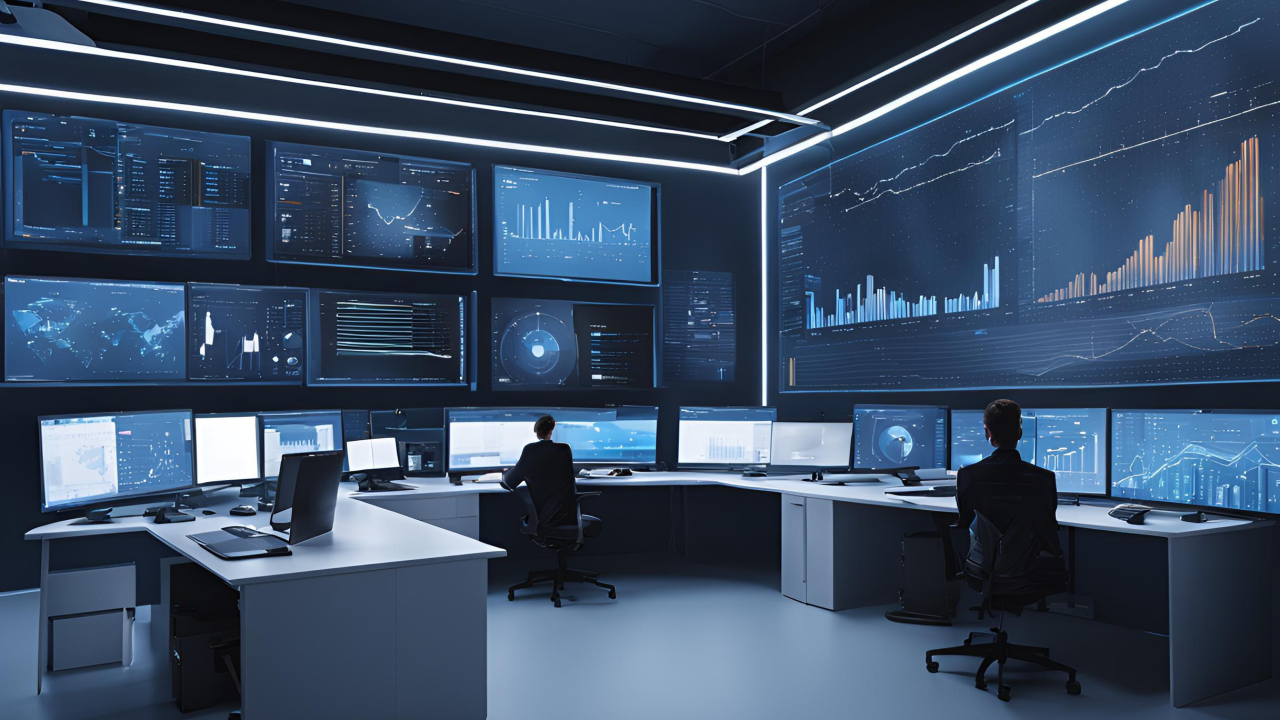
#> input picture PAI LAB TASKS/Task 5/image.png, 2560 x 1440 px (shown at 1/2 size)
$ jupyter execute 'task 5.ipynb'
#> lines starting #> are read from the running program, lines starting #| are printed output that depends on the picture; after the words box and inside, x2 and y2 are one past the last pixel; in counts of white or black regions, pixels touching at a corner belong together
[cell 1]
import cv2
import numpy as np
import matplotlib.pyplot as plt

# Load Image
img = cv2.imread('image.png')
#> img is the input picture: shape (1440, 2560, 3); mean B, G, R 100.2, 76.7, 58.1
img = cv2.cvtColor(img, cv2.COLOR_BGR2RGB)

# Display the image
plt.imshow(img)
plt.title("Original Image")
plt.show()

[cell 2]
resized = cv2.resize(img, (300, 300))

[cell 3]
cropped = img[50:200, 50:200]

[cell 4]
rotated = cv2.rotate(img, cv2.ROTATE_90_CLOCKWISE)

[cell 5]
flipped = cv2.flip(img, 1)

# Display all modifications
fig, axs = plt.subplots(2, 2, figsize=(10, 10))
axs[0, 0].imshow(resized)
axs[0, 0].set_title("Resized Image")
axs[0, 1].imshow(cropped)
axs[0, 1].set_title("Cropped Image")
axs[1, 0].imshow(rotated)
axs[1, 0].set_title("Rotated Image")
axs[1, 1].imshow(flipped)
axs[1, 1].set_title("Flipped Image")
plt.show()

[cell 6]
draw_img = img.copy()
cv2.line(draw_img, (50, 50), (250, 50), (255, 0, 0), 5)
#> draw_img: shape (1440, 2560, 3); mean R, G, B 58.2, 76.7, 100.2
cv2.rectangle(draw_img, (50, 50), (250, 250), (0, 255, 0), 3)
cv2.circle(draw_img, (150, 150), 50, (0, 0, 255), -1)
cv2.putText(draw_img, "OpenCV", (50, 300), cv2.FONT_HERSHEY_SIMPLEX, 1, (255, 255, 255), 2)
#> draw_img: shape (1440, 2560, 3); mean R, G, B 58, 76.8, 100.6

plt.imshow(draw_img)
plt.title("Drawing on Image")
plt.show()

[cell 7]
gray = cv2.cvtColor(img, cv2.COLOR_RGB2GRAY)

[cell 8]
_, binary = cv2.threshold(gray, 127, 255, cv2.THRESH_BINARY)
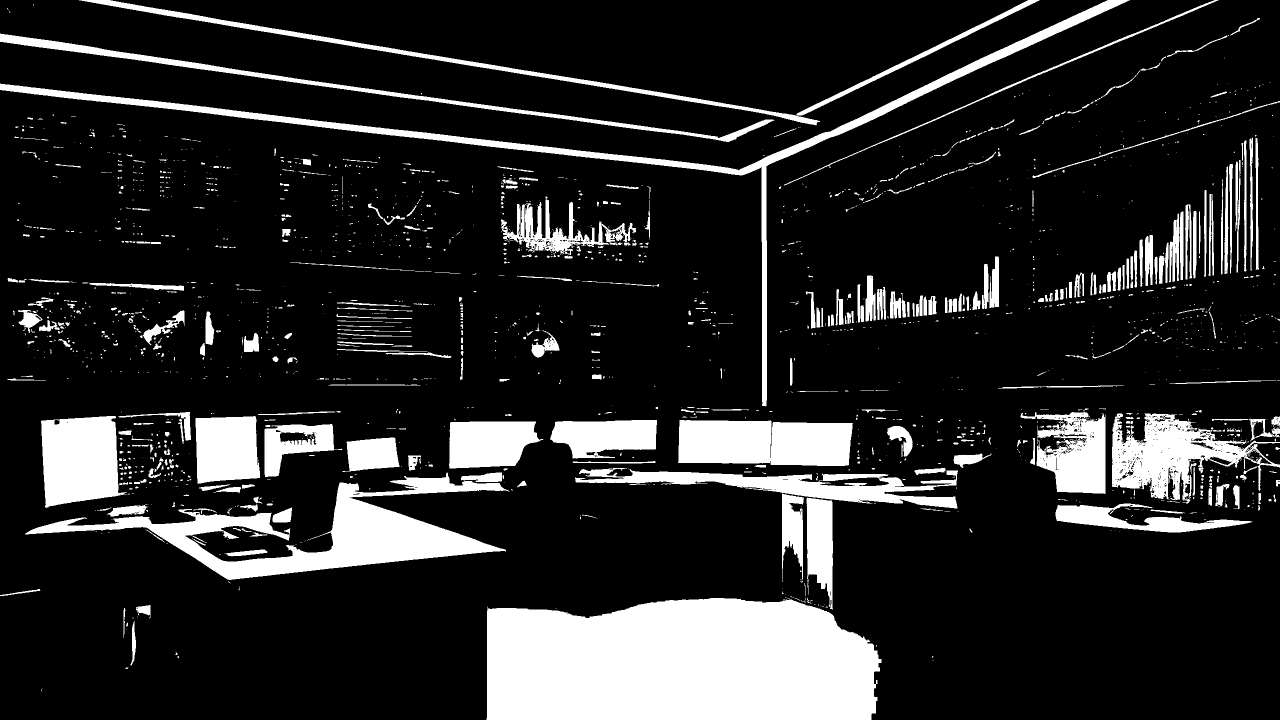
#> binary: shape (1440, 2560) (shown at 1/2 size); 16.1% white; 1953 white regions (1450 under 20 px), largest, box (x1, y1, x2, y2) and area: (973, 1196, 1763, 1440) 172838, (50, 945, 1019, 1160) 56155, (0, 0, 2260, 813) 36975

[cell 9]
edges = cv2.Canny(gray, 100, 200)
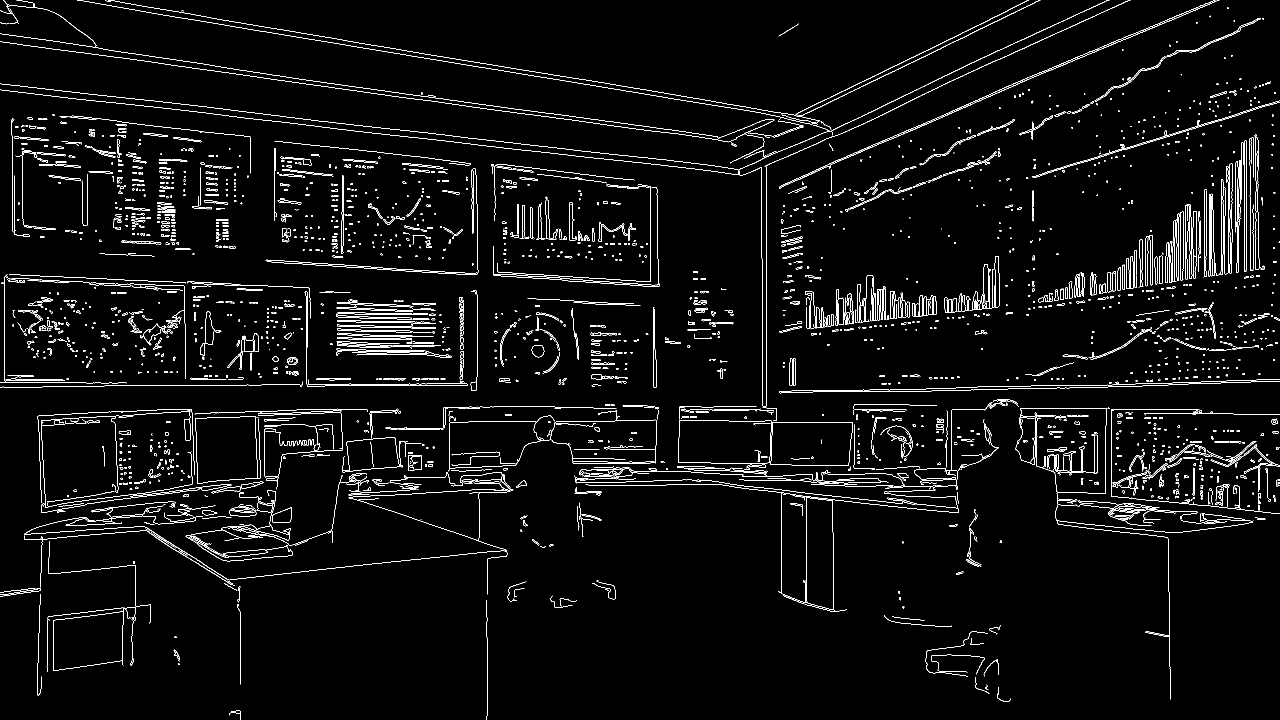
#> edges: shape (1440, 2560) (shown at 1/2 size); 3.5% white in thin lines or dots

# Display results
fig, axs = plt.subplots(1, 3, figsize=(15, 5))
axs[0].imshow(gray, cmap='gray')
axs[0].set_title("Grayscale Image")
axs[1].imshow(binary, cmap='gray')
axs[1].set_title("Binary Thresholding")
axs[2].imshow(edges, cmap='gray')
axs[2].set_title("Edge Detection (Canny)")
plt.show()

[cell 10]
contours, _ = cv2.findContours(binary, cv2.RETR_TREE, cv2.CHAIN_APPROX_SIMPLE)
#> contours = 2544 contours, 2144 with area under 20; largest, box (x1, y1, x2, y2) and area: (973, 1196, 1763, 1440) 171814, (50, 945, 1019, 1160) 54240, (0, 0, 2260, 813) 34232, (1356, 840, 1706, 932) 28700, (2224, 827, 2560, 1007) 27020
contour_img = img.copy()
cv2.drawContours(contour_img, contours, -1, (0, 255, 0), 2)
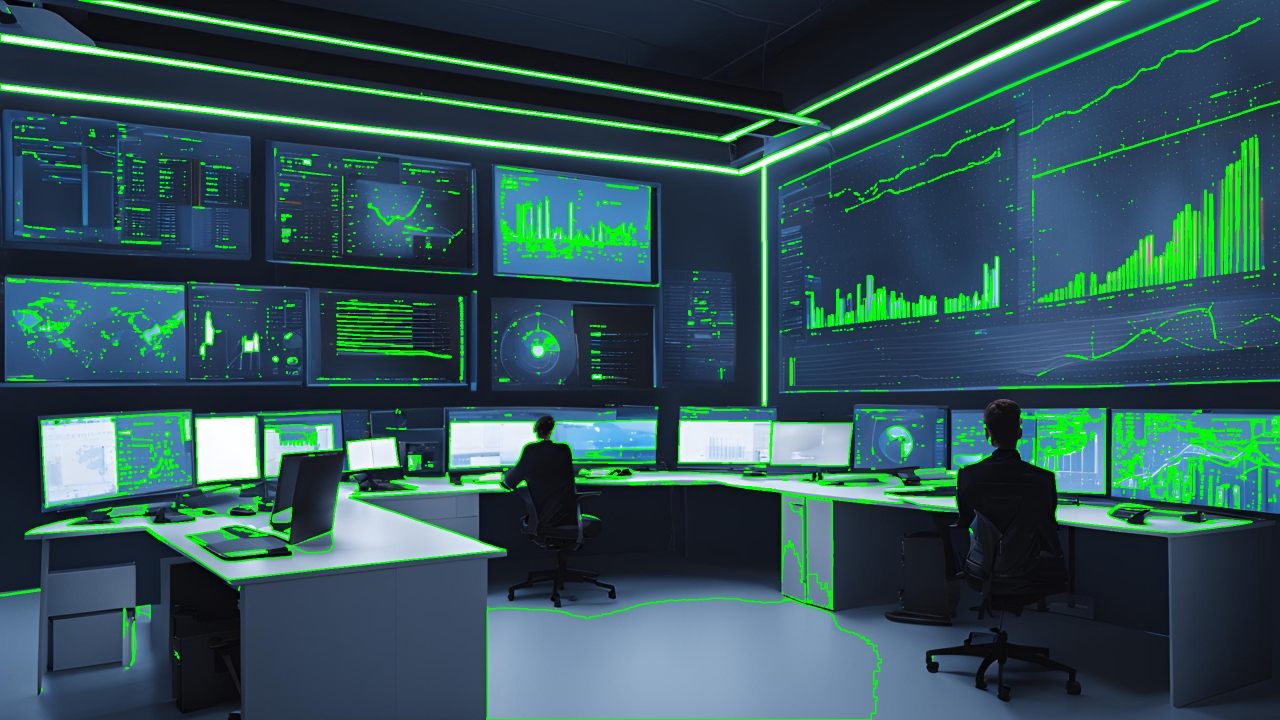
#> contour_img: shape (1440, 2560, 3) (shown at 1/2 size); mean R, G, B 49.9, 84.4, 87.8

plt.imshow(contour_img)
plt.title("Contours Detection")
plt.show()

[cell 11]
face_cascade = cv2.CascadeClassifier(cv2.data.haarcascades + 'haarcascade_frontalface_default.xml')

faces = face_cascade.detectMultiScale(gray, 1.1, 4)
#> faces = [[75, 1129, 260, 260], [332, 889, 276, 276]]
face_img = img.copy()
for (x, y, w, h) in faces:
    cv2.rectangle(face_img, (x, y), (x+w, y+h), (255, 0, 0), 2)
#> this loop made 2 passes
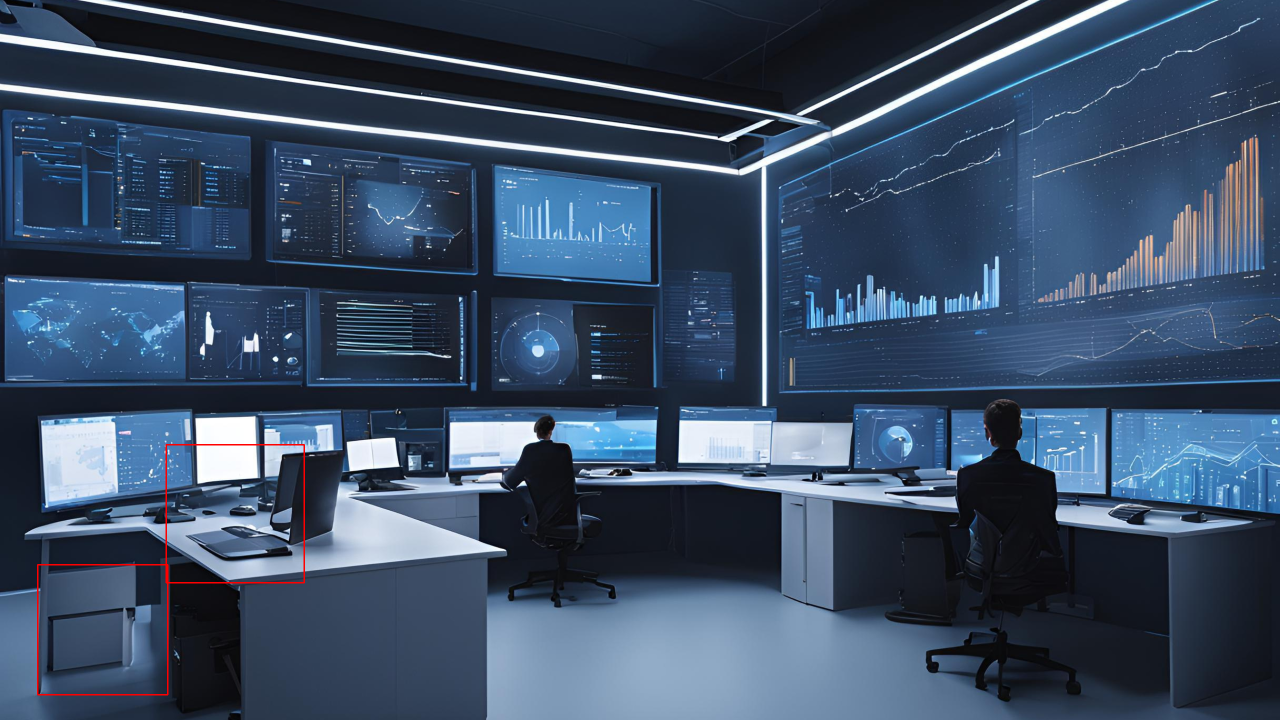
#> face_img: shape (1440, 2560, 3) (shown at 1/2 size); mean R, G, B 58.5, 76.5, 100.1

plt.imshow(face_img)
plt.title("Face Detection")
plt.show()
